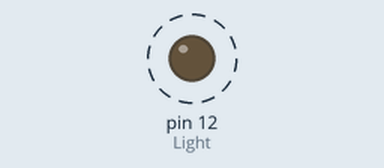
This sketch was run on a simulated Arduino Uno, built with avr-gcc and run on an emulated ATmega328P. On the bench: output pins drawn as LEDs (lit = HIGH). Dashed ring = blinking.

Above: at 0.2 s.
Timing chart, 0 to 3.0 s (numbered marks = the images above):
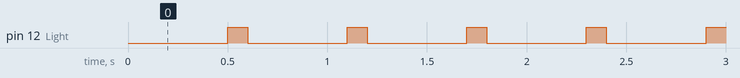

Measured:
- by itself, pin 12 (Light): alternates HIGH for 0.10 s and LOW for 0.50 s

The sketch:

day-2.ino
```cpp
int Light = 12; //hero board pin 12

void setup() {
  //initialize a digital pin as an output, then set its value to HIGH (5volts)
  pinMode(Light, OUTPUT);
  digitalWrite(Light, LOW);
}

void loop() {
  digitalWrite(Light, LOW);
  delay(500);
  digitalWrite(Light, HIGH);
  delay(100);

}
```
